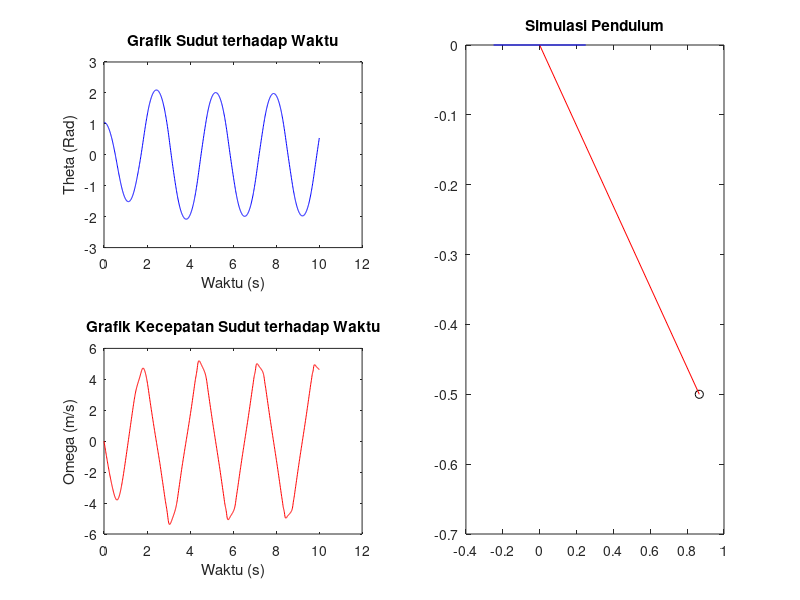

The MATLAB source for this figure: (Note: this script raises an error after producing the figure.)
clc; clear all;
g=9.8; L=1; w=2.5; Y=0.25;

del=0.01; h=10; n=h/del;
theta(1)=pi/3; omega(1)=0; t(1)=0;

for i=1:n+1
    theta(i+1)=theta(i)+del*omega(i);
    omega(i+1)=omega(i)+del*(-g/L*sin(theta(i))+(omega(i)^2/L)*Y*cos(theta(i))*sin(omega(i)*t(i)));
    t(i+1)=t(i)+del;
end

%Grafik
subplot(2,2,1); plot(t,theta,'b');
title('Grafik Sudut terhadap Waktu'); xlabel('Waktu (s)'); ylabel('Theta (Rad)');
subplot(2,2,3); plot(t,omega,'r');
title('Grafik Kecepatan Sudut terhadap Waktu'); ylabel('Omega (m/s)'); xlabel('Waktu (s)');

%Animasi
sumbux = L.*sin(theta); sumbuy = -L.*cos(theta);
pusatx(1) = 0; pusaty = 0;
for k=1:n+1
    pusatx(k) = Y*sin(w*t(k));
end
for j=1:n+1
    talix = [pusatx(j) sumbux(j)]; taliy = [pusaty sumbuy(j)];
    batasx=[min(pusatx) max(pusatx); 0 0];
    subplot(2,2,[2 4]); plot(sumbux(j),sumbuy(j),'ko',talix,taliy,'r-',batasx(1,:),batasx(2,:),'b-');
    title('Simulasi Pendulum');
    text(0.1,0.8,"Waktu: "+num2str(t(j))+" s"); text(0.1,0.7,"Sudut: "+num2str((theta(j)/pi)*180)+" derajat");
    xlabel("Sudut Tebesar: "+num2str(max(theta)*180/pi)+" derajat")
    axis tight; axis square; axis([-1.5 1.5 -1.5 1])
    drawnow;
end